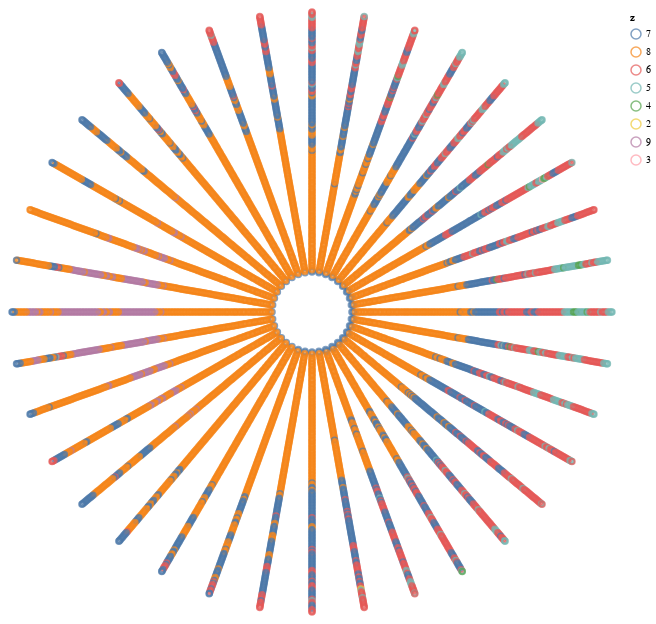

This figure's notebook cell:
### Code cell
alt.Chart(polar).mark_point(
        thickness=1
    ).encode(
        alt.Latitude('x:Q'), 
        alt.Longitude('y:Q'), 
        alt.Color('z:N', sort=None), 
    ).project(
        type='azimuthalEquidistant', rotate=[0, 0, 90]
    ).properties(width=600, height=600)

### Figure 1 — Vega-Lite specification as saved in the notebook (floating-point values rounded to 4 significant figures; data arrays with more than 128 entries replaced by an {"elided": "..."} marker saying what was removed)
{"config": {"view": {"continuousWidth": 400, "continuousHeight": 300}}, "data": {"name": "data-7ec3243c77f4e81269cb40a89af319db"}, "mark": {"type": "point", "thickness": 1}, "encoding": {"color": {"type": "nominal", "field": "z", "sort": null}, "latitude": {"field": "x", "type": "quantitative"}, "longitude": {"field": "y", "type": "quantitative"}}, "height": 600, "projection": {"rotate": [0, 0, 90], "type": "azimuthalEquidistant"}, "width": 600, "$schema": "https://vega.github.io/schema/vega-lite/v4.8.1.json", "datasets": {"data-7ec3243c77f4e81269cb40a89af319db": {"elided": "6264 records"}}}
